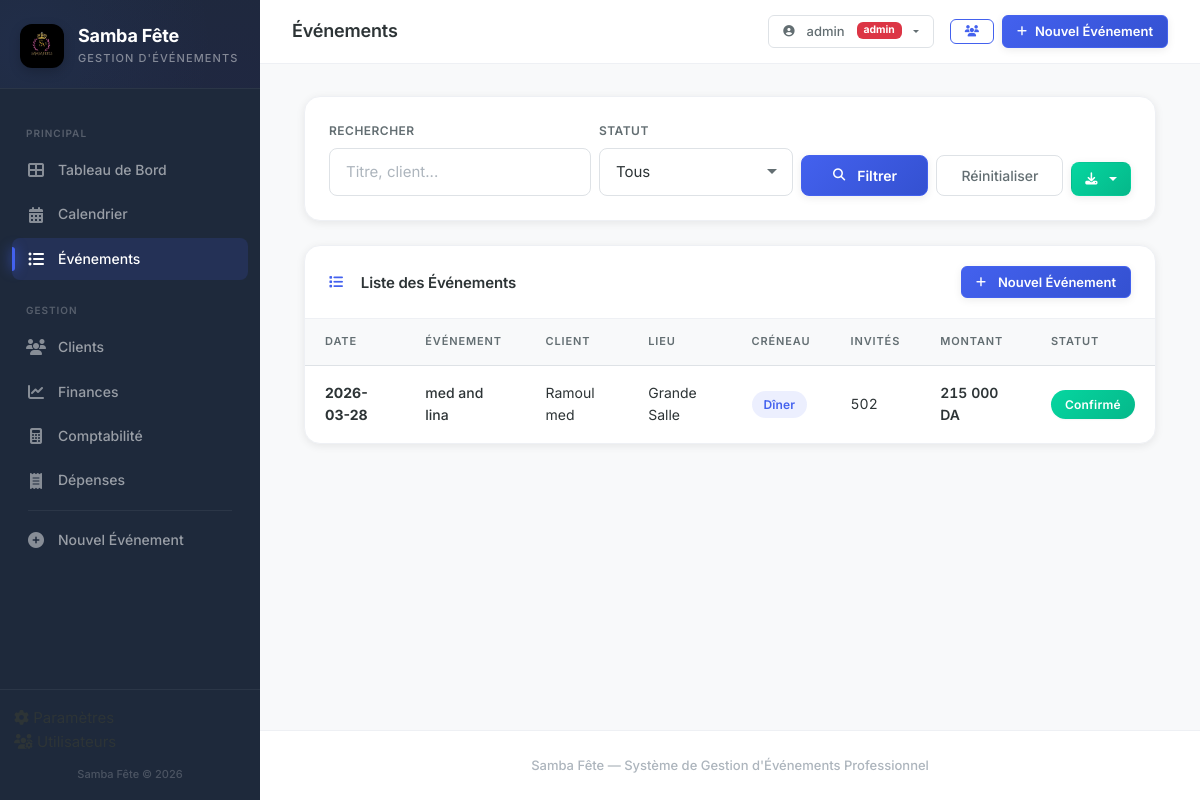
The page /evenements (signed in) on the database its author committed.
### tables this page shows
CREATE TABLE users (
                id INTEGER PRIMARY KEY AUTOINCREMENT,
                username TEXT UNIQUE NOT NULL,
                password_hash TEXT NOT NULL,
                role TEXT NOT NULL DEFAULT 'manager',
                is_active INTEGER DEFAULT 1,
                created_at TEXT DEFAULT (datetime('now','localtime'))
            );

CREATE TABLE events (
            id INTEGER PRIMARY KEY AUTOINCREMENT,
            title TEXT NOT NULL,
            client_id INTEGER NOT NULL,
            venue_id INTEGER NOT NULL,
            venue_id2 INTEGER,
            event_type TEXT NOT NULL,
            event_date TEXT NOT NULL,
            time_slot TEXT NOT NULL,
            guests_men INTEGER DEFAULT 0,
            guests_women INTEGER DEFAULT 0,
            status TEXT DEFAULT 'en attente',
            notes TEXT,
            total_amount REAL DEFAULT 0,
            deposit_required REAL DEFAULT 20000,
            created_at TEXT DEFAULT (datetime('now','localtime')),
            updated_at TEXT DEFAULT (datetime('now','localtime')),
            FOREIGN KEY (client_id) REFERENCES clients(id),
            FOREIGN KEY (venue_id) REFERENCES venues(id),
            FOREIGN KEY (venue_id2) REFERENCES venues(id)
        );

CREATE TABLE clients (
            id INTEGER PRIMARY KEY AUTOINCREMENT,
            name TEXT NOT NULL,
            phone TEXT NOT NULL,
            phone2 TEXT,
            email TEXT,
            address TEXT,
            created_at TEXT DEFAULT (datetime('now','localtime'))
        );

CREATE TABLE venues (
            id INTEGER PRIMARY KEY AUTOINCREMENT,
            name TEXT NOT NULL,
            capacity_men INTEGER DEFAULT 0,
            capacity_women INTEGER DEFAULT 0,
            is_active INTEGER DEFAULT 1
        );

### app.py (the view)
@app.route('/evenements')
@login_required
def event_list():
    db = get_db_connection()
    status_filter = request.args.get('status', '')
    search = request.args.get('q', '').strip()
    query = ("SELECT e.*, c.name as client_name, v.name as venue_name FROM events e "
             "JOIN clients c ON e.client_id=c.id JOIN venues v ON e.venue_id=v.id WHERE 1=1")
    params = []
    if status_filter:
        query += " AND e.status=?"
        params.append(status_filter)
    if search:
        query += " AND (e.title LIKE ? OR c.name LIKE ?)"
        params.extend([f'%{search}%', f'%{search}%'])
    query += " ORDER BY e.event_date DESC"
    events = db.execute(query, params).fetchall()
    return render_template('event_list.html', events=events, statuses=EVENT_STATUSES,
                           status_filter=status_filter, search=search)

### app.py (called while the page is built)
@login_manager.user_loader
def load_user(user_id):
    return get_user_by_id(user_id)

@app.teardown_appcontext
def close_db_connection(exception):
    db = getattr(g, '_database', None)
    if db is not None:
        db.close()

def get_db_connection():
    db = getattr(g, '_database', None)
    if db is None:
        db = g._database = get_db()
    return db

def format_da(amount):
    try:
        return f"{float(amount):,.0f} DA".replace(",", " ")
    except (ValueError, TypeError):
        return "0 DA"

@app.context_processor
def inject_year():
    return {'current_year': datetime.now().year}

### models.py (called while the page is built, shortened)
def is_postgres():
    return DATABASE_URL.startswith('postgresql://')

def get_db():
    if is_postgres():
        conn = psycopg2.connect(DATABASE_URL)
        conn.autocommit = True
        return DB(conn, True)
    else:
        import sqlite3
        db_path = os.path.join(os.path.dirname(os.path.abspath(__file__)), 'samba_fete.db')
        conn = sqlite3.connect(db_path, timeout=10)
        conn.row_factory = sqlite3.Row
        conn.execute("PRAGMA foreign_keys = ON")
        return DB(conn, False)

def get_user_by_id(user_id):
    db = get_db()
    row = db.execute("SELECT * FROM users WHERE id=?", (user_id,)).fetchone()
    db.close()
    if row:
        return User(row['id'], row['username'], row['password_hash'], row['role'], row['is_active'])
    return None

    @property
    def is_authenticated(self):
        return True

    def execute(self, sql, params=None):
        if self.is_pg:
            sql = sql.replace('?', '%s')
        cur = self.conn.cursor()
        if params:
            cur.execute(sql, params)
        else:
            cur.execute(sql)
        self._cur = cur
        return self

    def fetchone(self):
        row = self._cur.fetchone()
        if row is None:
            return None
        if self.is_pg:
            return dict(zip([col[0] for col in self._cur.description], row))
        else:
            return dict(row)

    def fetchall(self):
        rows = self._cur.fetchall()
        if self.is_pg:
            columns = [col[0] for col in self._cur.description]
            return [dict(zip(columns, row)) for row in rows]
        else:
            return [dict(row) for row in rows]

    def close(self):
        self.conn.close()

### templates/event_list.html (shortened to what this page needs)
{% extends "base.html" %}
{% block page_title %}Événements{% endblock %}
{% block content %}
<div class="container-fluid">
    <div class="card-custom mb-4">
        <div class="card-body-custom">
            <form method="GET" class="row g-2 align-items-end">
                <div class="col-md-4">
                    <label class="form-label-elegant">Rechercher</label>
                    <input type="text" name="q" class="form-input-elegant" placeholder="Titre, client..."
                           value="{{ search }}">
                </div>
                <div class="col-md-3">
                    <label class="form-label-elegant">Statut</label>
                    <select name="status" class="form-input-elegant">
                        <option value="">Tous</option>
                    </select>
                </div>
                <div class="col-md-2">
                    <button type="submit" class="btn btn-primary w-100">
                        <i class="fas fa-search me-1"></i> Filtrer
                    </button>
                </div>
                <div class="col-md-2">
                    <a href="{{ url_for('event_list') }}" class="btn btn-outline-secondary w-100">
                        Réinitialiser
                    </a>
                </div>
                <div class="col-md-1">
                    <div class="dropdown">
                        <button class="btn btn-success w-100 dropdown-toggle" type="button" data-bs-toggle="dropdown">
                            <i class="fas fa-download"></i>
                        </button>
                    </div>
                </div>
            </form>
        </div>
    </div>
    <div class="card-custom">
        <div class="card-header-custom">
            <h5 class="mb-0"><i class="fas fa-list me-2"></i>Liste des Événements</h5>
            <a href="{{ url_for('event_form') }}" class="btn btn-sm btn-primary">
                <i class="fas fa-plus me-1"></i>Nouvel Événement
            </a>
        </div>
        <div class="card-body-custom" style="padding: 0;">
            {% if events %}
            <div class="table-responsive">
                <table class="table-elegant">
                    <thead>
                        <tr>
                            <th>Date</th>
                            <th>Événement</th>
                            <th>Client</th>
                            <th>Lieu</th>
                            <th>Créneau</th>
                            <th>Invités</th>
                            <th>Montant</th>
                            <th>Statut</th>
                        </tr>
                    </thead>
                    <tbody>
                        {% for e in events %}
                        <tr class="clickable-row" onclick="window.location='{{ url_for('event_detail', event_id=e.id) }}'">
                            <td>
                                <strong>{{ e.event_date[:10] }}</strong>
                            </td>
                            <td style="font-weight: 500;">{{ e.title }}</td>
                            <td>{{ e.client_name }}</td>
                            <td>{{ e.venue_name }}</td>
                            <td><span class="badge-slot">{{ e.time_slot }}</span></td>
                            <td style="font-variant-numeric: tabular-nums;">{{ e.guests_men + e.guests_women }}</td>
                            <td style="font-variant-numeric: tabular-nums; font-weight: 600;">{{ e.total_amount | format_da }}</td>
                            <td>
                                <span class="badge-status status-{{ e.status | replace(' ', '-') }}">
                                    {{ e.status }}
                                </span>
                            </td>
                        </tr>
                        {% endfor %}
                    </tbody>
                </table>
            </div>
            {% endif %}
        </div>
    </div>
</div>
{% endblock %}

### templates/base.html (shortened to what this page needs)
<!DOCTYPE html>
<html lang="fr">
<head>
    <link href="https://cdn.jsdelivr.net/npm/bootstrap@5.3.3/dist/css/bootstrap.min.css" rel="stylesheet">
    <link href="https://cdnjs.cloudflare.com/ajax/libs/font-awesome/6.5.1/css/all.min.css" rel="stylesheet">
    <link href="{{ url_for('static', filename='css/style.css') }}" rel="stylesheet">
</head>
<body>
    <nav id="sidebar" class="sidebar">
        <div class="sidebar-header">
            <div class="logo-icon">
                <img src="{{ url_for('static', filename='img/logo.jpg') }}" alt="Samba Fête">
            </div>
            <div class="sidebar-brand">
                <div class="brand-name">Samba Fête</div>
                <div class="brand-tagline">Gestion d'Événements</div>
            </div>
        </div>
        <ul class="sidebar-nav">
            <li class="nav-section-title">Principal</li>
            <li class="nav-item">
                <a href="{{ url_for('index') }}" class="nav-link {% if request.endpoint == 'index' %}active{% endif %}">
                    <i class="fas fa-th-large"></i> <span>Tableau de Bord</span>
                </a>
            </li>
            <li class="nav-item">
                <a href="{{ url_for('calendar_view') }}" class="nav-link {% if request.endpoint == 'calendar_view' %}active{% endif %}">
                    <i class="fas fa-calendar-alt"></i> <span>Calendrier</span>
                </a>
            </li>
            <li class="nav-item">
                <a href="{{ url_for('event_list') }}" class="nav-link {% if request.endpoint == 'event_list' %}active{% endif %}">
                    <i class="fas fa-list-ul"></i> <span>Événements</span>
                </a>
            </li>
            <li class="nav-section-title">Gestion</li>
            <li class="nav-item">
                <a href="{{ url_for('client_list') }}" class="nav-link {% if request.endpoint == 'client_list' or request.endpoint == 'client_detail' %}active{% endif %}">
                    <i class="fas fa-users"></i> <span>Clients</span>
                </a>
            </li>
            <li class="nav-item">
                <a href="{{ url_for('financials') }}" class="nav-link {% if request.endpoint == 'financials' %}active{% endif %}">
                    <i class="fas fa-chart-line"></i> <span>Finances</span>
                </a>
            </li>
            <li class="nav-item">
                <a href="{{ url_for('accounting') }}" class="nav-link {% if request.endpoint == 'accounting' %}active{% endif %}">
                    <i class="fas fa-calculator"></i> <span>Comptabilité</span>
                </a>
            </li>
            <li class="nav-item">
                <a href="{{ url_for('expenses') }}" class="nav-link {% if request.endpoint == 'expenses' %}active{% endif %}">
                    <i class="fas fa-receipt"></i> <span>Dépenses</span>
                </a>
            </li>
            <li class="sidebar-divider"></li>
            <li class="nav-item">
                <a href="{{ url_for('event_form') }}" class="nav-link {% if request.endpoint == 'event_form' %}active{% endif %}">
                    <i class="fas fa-plus-circle"></i> <span>Nouvel Événement</span>
                </a>
            </li>
        </ul>
        <div class="sidebar-footer">
            {% if current_user.is_authenticated %}
            <li class="nav-item" style="list-style: none;">
                <a href="{{ url_for('settings') }}" class="nav-link {% if request.endpoint == 'settings' %}active{% endif %}">
                    <i class="fas fa-cog"></i> <span>Paramètres</span>
                </a>
            </li>
            {% if current_user.role == 'admin' %}
            <li class="nav-item" style="list-style: none;">
                <a href="{{ url_for('users') }}" class="nav-link {% if request.endpoint == 'users' %}active{% endif %}">
                    <i class="fas fa-users-cog"></i> <span>Utilisateurs</span>
                </a>
            </li>
            {% endif %}
            {% endif %}
            <div class="sidebar-footer-text" style="margin-top: 12px;">Samba Fête &copy; {{ current_year }}</div>
        </div>
    </nav>
    <div class="main-content">
        <nav class="topbar">
            <div class="topbar-title">
                {% block page_title %}Tableau de Bord{% endblock %}
            </div>
            <div class="topbar-actions">
                {% if current_user.is_authenticated %}
                <div class="dropdown d-none d-sm-inline-block me-2">
                    <button class="btn btn-outline-secondary btn-sm dropdown-toggle" type="button" data-bs-toggle="dropdown">
                        <i class="fas fa-user-circle me-1"></i> {{ current_user.username }}
                        <span class="badge bg-{% if current_user.role == 'admin' %}danger{% else %}secondary{% endif %} ms-1" style="font-size: 0.65rem;">{{ current_user.role }}</span>
                    </button>
                </div>
                {% endif %}
                <a href="{{ url_for('client_list') }}" class="btn btn-outline-gold btn-sm" title="Clients">
                    <i class="fas fa-users"></i>
                </a>
                <a href="{{ url_for('event_form') }}" class="btn btn-primary btn-sm">
                    <i class="fas fa-plus"></i> <span class="d-none d-sm-inline">Nouvel Événement</span>
                </a>
            </div>
        </nav>
        <div class="page-content">
            {% block content %}{% endblock %}
        </div>
        <footer class="app-footer">
            Samba Fête &mdash; Système de Gestion d'Événements Professionnel
        </footer>
    </div>
</body>
</html>

### rows shown on the page
users: username "admin", role "admin"
events: event_date "2026-03-28", title "med and lina", client_name "Ramoul med", venue_name "Grande Salle", time_slot "Dîner", e.guests_men+e.guests_women "502", total_amount "215 000 DA", status "Confirmé"
